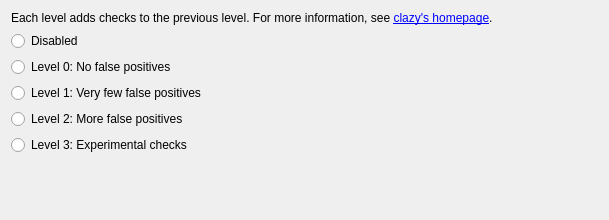
<?xml version="1.0" encoding="UTF-8"?>
<ui version="4.0">
 <class>CppTools::ClazyChecks</class>
 <widget class="QWidget" name="CppTools::ClazyChecks">
  <property name="geometry">
   <rect>
    <x>0</x>
    <y>0</y>
    <width>609</width>
    <height>220</height>
   </rect>
  </property>
  <property name="sizePolicy">
   <sizepolicy hsizetype="Minimum" vsizetype="Minimum">
    <horstretch>0</horstretch>
    <verstretch>0</verstretch>
   </sizepolicy>
  </property>
  <property name="windowTitle">
   <string/>
  </property>
  <layout class="QVBoxLayout" name="verticalLayout">
   <item>
    <widget class="QLabel" name="label">
     <property name="text">
      <string>Each level adds checks to the previous level. For more information, see &lt;a href=&quot;https://github.com/KDE/clazy&quot;&gt;clazy's homepage&lt;/a&gt;.</string>
     </property>
     <property name="openExternalLinks">
      <bool>true</bool>
     </property>
    </widget>
   </item>
   <item>
    <widget class="QRadioButton" name="clazyRadioDisabled">
     <property name="text">
      <string>Disabled</string>
     </property>
    </widget>
   </item>
   <item>
    <widget class="QRadioButton" name="clazyRadioLevel0">
     <property name="toolTip">
      <string/>
     </property>
     <property name="text">
      <string>Level 0: No false positives</string>
     </property>
    </widget>
   </item>
   <item>
    <widget class="QRadioButton" name="clazyRadioLevel1">
     <property name="toolTip">
      <string/>
     </property>
     <property name="text">
      <string>Level 1: Very few false positives</string>
     </property>
    </widget>
   </item>
   <item>
    <widget class="QRadioButton" name="clazyRadioLevel2">
     <property name="toolTip">
      <string/>
     </property>
     <property name="text">
      <string>Level 2: More false positives</string>
     </property>
    </widget>
   </item>
   <item>
    <widget class="QRadioButton" name="clazyRadioLevel3">
     <property name="toolTip">
      <string>Not always correct, possibly very noisy, might require a knowledgeable developer to review, might have a very big rate of false-positives, might have bugs.</string>
     </property>
     <property name="text">
      <string>Level 3: Experimental checks</string>
     </property>
    </widget>
   </item>
   <item>
    <spacer name="verticalSpacer">
     <property name="orientation">
      <enum>Qt::Vertical</enum>
     </property>
     <property name="sizeHint" stdset="0">
      <size>
       <width>20</width>
       <height>34</height>
      </size>
     </property>
    </spacer>
   </item>
  </layout>
 </widget>
 <resources/>
 <connections/>
</ui>
